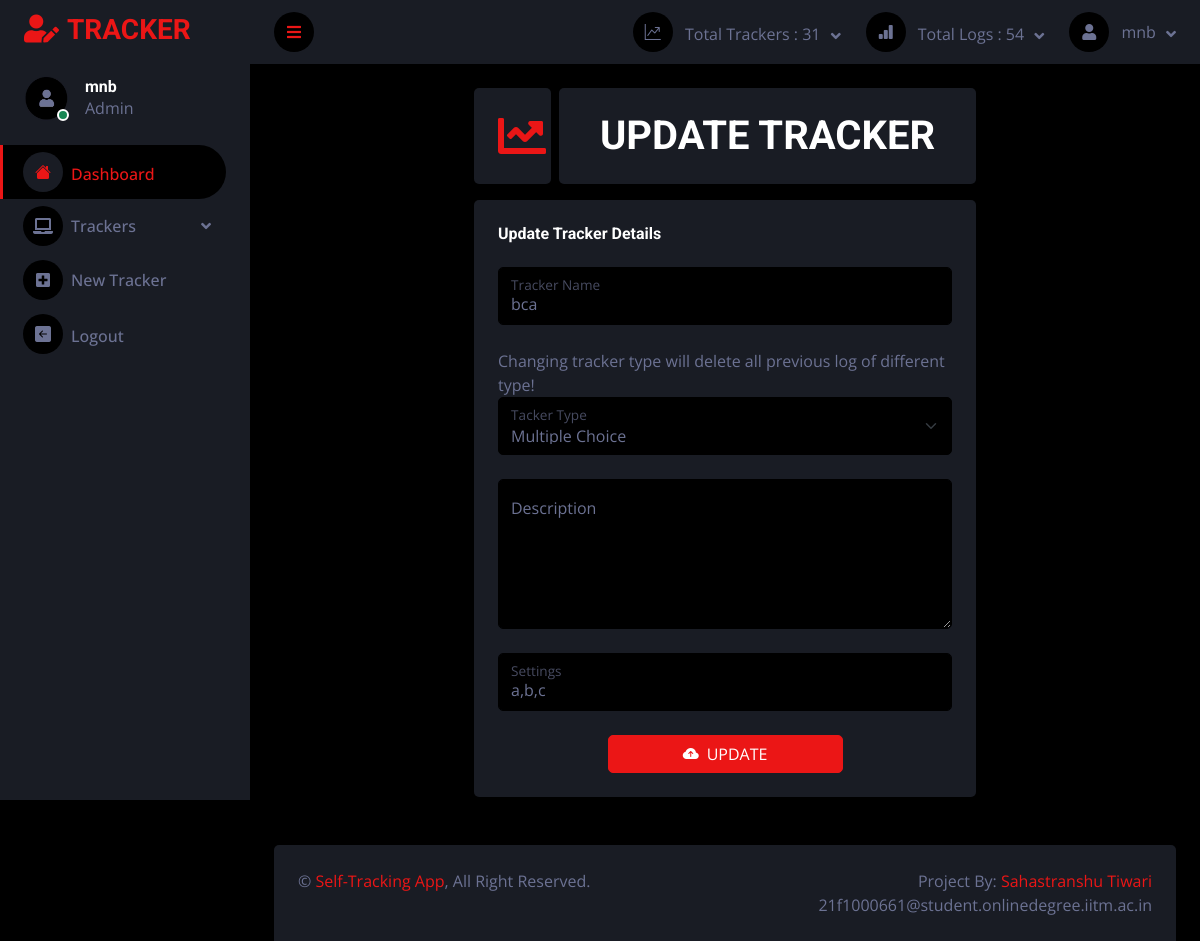
Page /updateTracker/16 (signed in) on the committed database.
### app.py (models this page shows)
class User( db.Model, UserMixin):
    id =db.Column(db.Integer, primary_key=True)
    email=db.Column(db.String(150),unique=True)
    password=db.Column(db.String(150),nullable=False)
    name=db.Column(db.String(150),nullable=False)
    trackers=db.relationship('Tracker')
    logs=db.relationship('Log')

class Tracker(db.Model):
    id =db.Column(db.Integer, primary_key=True)
    name=db.Column(db.String(150),nullable=False)
    description=db.Column(db.String(25000))
    type=db.Column(db.String(150),nullable=False)
    settings=db.Column(db.String(15000))
    user_id=db.Column(db.Integer,db.ForeignKey('user.id'))
    logs=db.relationship('Log',cascade="all, delete")

### app.py (the view, shortened to what this page needs)
@app.route("/updateTracker/<int:id>",methods=['GET','POST'])
def updateTracker(id):
    curr_tkr=Tracker.query.filter_by(id=id).first()
    return render_template('updateTracker.html',user=current_user,tkr=curr_tkr)

### app.py (called while the page is built)
@login_manager.user_loader
def load_user(id):
    return User.query.get(int(id))

### templates/updateTracker.html (shortened to what this page needs)
{% extends 'base.html' %}
{% block body %}
<div class="container-fluid pt-4 px-14">
    <div class="row g-2">
        <div class="col-sm-6 col-xl-2">
            <div class="bg-secondary rounded d-flex align-items-center justify-content-between p-4">
                <i class="fa fa-chart-line fa-3x  text-primary"></i>
            </div>
        </div>
        <div class="col-sm-6 col-xl-10">
            <div class="bg-secondary rounded d-flex align-items-center justify-content-between p-4 ">
                <p class="text-center mb-0">
                <h1 class="mb-0 ">UPDATE TRACKER </h1>
                </p>
            </div>
        </div>
    </div>
</div>
<div class="container-fluid pt-3 px-14">
    <div class="bg-secondary rounded h-100 p-4">
        <h6 class="mb-4">Update Tracker Details</h6>
        <form action="/updateTracker/{{tkr.id}}" method="POST">
            <div class="form-floating mb-4">
                <input type="text" class="form-control" id="floatingInput" name="name" placeholder="Name"
                    value="{{tkr.name}}">
                <label for="floatingInput">Tracker Name</label>
            </div>
            Changing tracker type will delete all previous log of different type!
            <div class="form-floating mb-4">
                <select class="form-select" id="floatingSelect" aria-label="Floating label select example" name="type">
                    {% if tkr.type=="Time Duration" %}
                    <option value="Numerical">Numerical</option>
                    <option value="Time Duration" selected>Time Duration</option>
                    <option value="Multiple Choice">Multiple Choice</option>
                    <option value="Boolean">Boolean</option>
                    {% elif tkr.type=="Multiple Choice"%}
                    <option value="Multiple Choice" selected>Multiple Choice</option>
                    {% elif tkr.type=="Boolean"%}
                    <option value="Numerical">Numerical</option>
                    <option value="Time Duration">Time Duration</option>
                    <option value="Multiple Choice">Multiple Choice</option>
                    <option value="Boolean" selected>Boolean</option>
                    {% else %}
                    <option value="Numerical" selected>Numerical</option>
                    <option value="Time Duration">Time Duration</option>
                    <option value="Multiple Choice">Multiple Choice</option>
                    <option value="Boolean">Boolean</option>
                    {% endif %}
                </select>
                <label for="floatingSelect">Tacker Type</label>
            </div>
            <div class="form-floating mb-4">
                <textarea class="form-control" placeholder="Leave a comment here" id="floatingTextarea"
                    name="description" style="height: 150px;">{{tkr.description}}</textarea>
                <label for="floatingTextarea">Description</label>
            </div>
            <div class="form-floating mb-4">
                <input type="Setting" class="form-control" id="floatingSetting" name="setting" placeholder="Setting"
                    value="{{tkr.settings}}">
                <label for="floatingSetting">Settings</label>
            </div>
            <div class="m-n2">
                <p class="text-center mb-0"> <button class="btn btn-primary w-50 m-2" type="submit"><i
                            class="bi bi-cloud-arrow-up-fill me-2"></i>UPDATE</button></p>
            </div>
        </form>
    </div>
</div>
{% endblock body %}

### templates/base.html (shortened to what this page needs)
<!DOCTYPE html>
<html lang="en">
<head>
  <link href="https://cdnjs.cloudflare.com/ajax/libs/font-awesome/5.10.0/css/all.min.css" rel="stylesheet">
  <link href="https://cdn.jsdelivr.net/npm/bootstrap-icons@1.4.1/font/bootstrap-icons.css" rel="stylesheet">
  <link href="/static/lib/tempusdominus/css/tempusdominus-bootstrap-4.min.css" rel="stylesheet" />
  <link href="/static/css/bootstrap.min.css" rel="stylesheet">
  <link href="/static/css/style.css" rel="stylesheet">
</head>
<body>
  <div class="container-fluid position-relative d-flex p-0">
    <div class="sidebar pe-4 pb-3">
      <nav class="navbar bg-secondary navbar-dark">
        <a href="/" class="navbar-brand mx-4 mb-3">
          <h3 class="text-primary"><i class="fa fa-user-edit me-2"></i>TRACKER</h3>
        </a>
        <div class="d-flex align-items-center ms-4 mb-4">
          <div class="position-relative">
            <img class="rounded-circle" src="/static/img/zxc.jpg" alt="" style="width: 45px; height: 45px;">
            <div class="bg-success rounded-circle border border-2 border-white position-absolute end-0 bottom-0 p-1">
            </div>
          </div>
          <div class="ms-3">
            <h6 class="mb-0">{{user.name}}</h6>
            <span>Admin</span>
          </div>
        </div>
        <div class="navbar-nav w-100">
          <a href="/" class="nav-item nav-link active"><i class="bi bi-house-fill me-2"></i>Dashboard</a>
          <div class="nav-item dropdown">
            <a href="#" class="nav-link dropdown-toggle" data-bs-toggle="dropdown"><i
                class="fa fa-laptop me-2"></i>Trackers</a>
          </div>
          <a href='/addTracker' class="nav-item nav-link"><i class="fa fa-plus-square me-2"></i>New Tracker</a>
          <a href="/signout" class="nav-item nav-link"><i class="bi bi-arrow-left-square-fill me-2"></i>Logout</a>
        </div>
      </nav>
    </div>
    <div class="content">
      <nav class="navbar navbar-expand bg-secondary navbar-dark sticky-top px-4 py-0">
        <a href="#" class="sidebar-toggler flex-shrink-0">
          <i class="fa fa-bars"></i>
        </a>
        <div class="navbar-nav align-items-center ms-auto">
          <div class="nav-item dropdown">
            <a href="#" class="nav-link dropdown-toggle" data-bs-toggle="dropdown">
              <i class="bi bi-graph-up me-lg-2"></i>
              <span class="d-none d-lg-inline-flex">Total Trackers : {{user.trackers|count}}</span>
            </a>
          </div>
          <div class="nav-item dropdown">
            <a href="#" class="nav-link dropdown-toggle" data-bs-toggle="dropdown">
              <i class="bi bi-bar-chart-fill me-lg-2"></i>
              <span class="d-none d-lg-inline-flex">Total Logs : {{user.logs|length}}</span>
            </a>
          </div>
          <div class="nav-item dropdown">
            <a href="#" class="nav-link dropdown-toggle" data-bs-toggle="dropdown">
              <i class="fa fa-user me-lg-2"></i>
              <span class="d-none d-lg-inline-flex">{{user.name}}</span>
            </a>
          </div>
        </div>
      </nav>
      {% block body %}
      {% endblock body %}
      <div class="container-fluid pt-5 px-4">
        <div class="bg-secondary rounded-top p-4">
          <div class="row">
            <div class="col-12 col-sm-6 text-center text-sm-start">
              &copy; <a href="#">Self-Tracking App</a>, All Right Reserved.
            </div>
            <div class="col-12 col-sm-6 text-center text-sm-end">
              Project By: <a href="#">Sahastranshu Tiwari</a>
              <br> <a>21f1000661@student.onlinedegree.iitm.ac.in</a>
            </div>
          </div>
        </div>
      </div>
</body>
</html>

### static/css/style.css (style rules this page uses)
:root { --primary: #EB1616; --secondary: #191C24; --light: #6C7293; --dark: #000000; }
.btn { transition: .5s; }
.sidebar { position: fixed; top: 0; left: 0; bottom: 0; width: 250px; height: 100vh; overflow-y: auto; background: var(--secondary); transition: 0.5s; z-index: 999; }
.content { margin-left: 250px; min-height: 100vh; background: var(--dark); transition: 0.5s; }
@media (min-width: 992px) { .sidebar { margin-left: 0; } }
@media (min-width: 992px) { .content { width: calc(100% - 250px); } }
.sidebar .navbar .navbar-nav .nav-link { padding: 7px 20px; color: var(--light); font-weight: 500; border-left: 3px solid var(--secondary); border-radius: 0 30px 30px 0; outline: none; }
.sidebar .navbar .navbar-nav .nav-link:hover, .sidebar .navbar .navbar-nav .nav-link.active { color: var(--primary); background: var(--dark); border-color: var(--primary); }
.sidebar .navbar .navbar-nav .nav-link i { width: 40px; height: 40px; display: inline-flex; align-items: center; justify-content: center; background: var(--dark); border-radius: 40px; }
.sidebar .navbar .navbar-nav .nav-link:hover i, .sidebar .navbar .navbar-nav .nav-link.active i { background: var(--secondary); }
.sidebar .navbar .dropdown-toggle::after { position: absolute; top: 15px; right: 15px; border: none; content: "\f107"; font-family: "Font Awesome 5 Free"; font-weight: 900; transition: .5s; }
.content .navbar .navbar-nav .nav-link { margin-left: 25px; padding: 12px 0; color: var(--light); outline: none; }
.content .navbar .sidebar-toggler, .content .navbar .navbar-nav .nav-link i { width: 40px; height: 40px; display: inline-flex; align-items: center; justify-content: center; background: var(--dark); border-radius: 40px; }
.content .navbar .dropdown-toggle::after { margin-left: 6px; vertical-align: middle; border: none; content: "\f107"; font-family: "Font Awesome 5 Free"; font-weight: 900; transition: .5s; }

### rows in the picture
User: name "mnb"
Tracker: name "bca", type "Multiple Choice", setting "a,b,c"

### other values in the picture
{{ user.trackers|count }} "31"
{{ user.logs|length }} "54"
